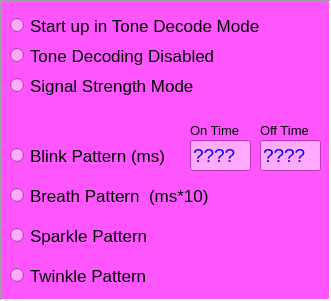
   <widget class="QFrame" name="StartModeFrame">
    <property name="geometry">
     <rect>
      <x>340</x>
      <y>220</y>
      <width>331</width>
      <height>301</height>
     </rect>
    </property>
    <property name="palette">
     <palette>
      <active>
       <colorrole role="Button">
        <brush brushstyle="SolidPattern">
         <color alpha="255">
          <red>255</red>
          <green>255</green>
          <blue>255</blue>
         </color>
        </brush>
       </colorrole>
       <colorrole role="Midlight">
        <brush brushstyle="SolidPattern">
         <color alpha="255">
          <red>255</red>
          <green>255</green>
          <blue>255</blue>
         </color>
        </brush>
       </colorrole>
       <colorrole role="Base">
        <brush brushstyle="SolidPattern">
         <color alpha="255">
          <red>255</red>
          <green>170</green>
          <blue>255</blue>
         </color>
        </brush>
       </colorrole>
       <colorrole role="Window">
        <brush brushstyle="SolidPattern">
         <color alpha="255">
          <red>255</red>
          <green>85</green>
          <blue>255</blue>
         </color>
        </brush>
       </colorrole>
      </active>
      <inactive>
       <colorrole role="Button">
        <brush brushstyle="SolidPattern">
         <color alpha="255">
          <red>255</red>
          <green>255</green>
          <blue>255</blue>
         </color>
        </brush>
       </colorrole>
       <colorrole role="Midlight">
        <brush brushstyle="SolidPattern">
         <color alpha="255">
          <red>255</red>
          <green>255</green>
          <blue>255</blue>
         </color>
        </brush>
       </colorrole>
       <colorrole role="Base">
        <brush brushstyle="SolidPattern">
         <color alpha="255">
          <red>255</red>
          <green>170</green>
          <blue>255</blue>
         </color>
        </brush>
       </colorrole>
       <colorrole role="Window">
        <brush brushstyle="SolidPattern">
         <color alpha="255">
          <red>255</red>
          <green>85</green>
          <blue>255</blue>
         </color>
        </brush>
       </colorrole>
      </inactive>
      <disabled>
       <colorrole role="Button">
        <brush brushstyle="SolidPattern">
         <color alpha="255">
          <red>255</red>
          <green>255</green>
          <blue>255</blue>
         </color>
        </brush>
       </colorrole>
       <colorrole role="Midlight">
        <brush brushstyle="SolidPattern">
         <color alpha="255">
          <red>255</red>
          <green>255</green>
          <blue>255</blue>
         </color>
        </brush>
       </colorrole>
       <colorrole role="Base">
        <brush brushstyle="SolidPattern">
         <color alpha="255">
          <red>255</red>
          <green>85</green>
          <blue>255</blue>
         </color>
        </brush>
       </colorrole>
       <colorrole role="Window">
        <brush brushstyle="SolidPattern">
         <color alpha="255">
          <red>255</red>
          <green>85</green>
          <blue>255</blue>
         </color>
        </brush>
       </colorrole>
      </disabled>
     </palette>
    </property>
    <property name="font">
     <font>
      <pointsize>13</pointsize>
     </font>
    </property>
    <property name="autoFillBackground">
     <bool>false</bool>
    </property>
    <property name="frameShape">
     <enum>QFrame::Panel</enum>
    </property>
    <property name="frameShadow">
     <enum>QFrame::Sunken</enum>
    </property>
    <property name="lineWidth">
     <number>2</number>
    </property>
    <property name="midLineWidth">
     <number>1</number>
    </property>
    <widget class="QRadioButton" name="radioButtonBreath">
     <property name="geometry">
      <rect>
       <x>10</x>
       <y>180</y>
       <width>291</width>
       <height>31</height>
      </rect>
     </property>
     <property name="font">
      <font>
       <pointsize>13</pointsize>
      </font>
     </property>
     <property name="text">
      <string>Breath Pattern  (ms*10)</string>
     </property>
     <property name="autoExclusive">
      <bool>true</bool>
     </property>
    </widget>
    <widget class="QRadioButton" name="radioButtonBlink">
     <property name="geometry">
      <rect>
       <x>10</x>
       <y>140</y>
       <width>201</width>
       <height>31</height>
      </rect>
     </property>
     <property name="font">
      <font>
       <pointsize>13</pointsize>
      </font>
     </property>
     <property name="text">
      <string>Blink Pattern (ms)</string>
     </property>
     <property name="autoExclusive">
      <bool>true</bool>
     </property>
    </widget>
    <widget class="QLabel" name="label_19">
     <property name="geometry">
      <rect>
       <x>190</x>
       <y>120</y>
       <width>61</width>
       <height>20</height>
      </rect>
     </property>
     <property name="font">
      <font>
       <pointsize>10</pointsize>
      </font>
     </property>
     <property name="text">
      <string>On Time</string>
     </property>
    </widget>
    <widget class="QRadioButton" name="radioToneDecodeDisabled">
     <property name="geometry">
      <rect>
       <x>10</x>
       <y>40</y>
       <width>321</width>
       <height>31</height>
      </rect>
     </property>
     <property name="font">
      <font>
       <pointsize>13</pointsize>
      </font>
     </property>
     <property name="text">
      <string>Tone Decoding Disabled</string>
     </property>
     <property name="autoExclusive">
      <bool>true</bool>
     </property>
    </widget>
    <widget class="QLineEdit" name="PatternOn">
     <property name="geometry">
      <rect>
       <x>190</x>
       <y>140</y>
       <width>61</width>
       <height>31</height>
      </rect>
     </property>
     <property name="palette">
      <palette>
       <active>
        <colorrole role="Text">
         <brush brushstyle="SolidPattern">
          <color alpha="255">
           <red>0</red>
           <green>0</green>
           <blue>255</blue>
          </color>
         </brush>
        </colorrole>
       </active>
       <inactive>
        <colorrole role="Text">
         <brush brushstyle="SolidPattern">
          <color alpha="255">
           <red>0</red>
           <green>0</green>
           <blue>255</blue>
          </color>
         </brush>
        </colorrole>
       </inactive>
       <disabled>
        <colorrole role="Text">
         <brush brushstyle="SolidPattern">
          <color alpha="255">
           <red>123</red>
           <green>123</green>
           <blue>123</blue>
          </color>
         </brush>
        </colorrole>
       </disabled>
      </palette>
     </property>
     <property name="font">
      <font>
       <pointsize>14</pointsize>
      </font>
     </property>
     <property name="text">
      <string>????</string>
     </property>
    </widget>
    <widget class="QRadioButton" name="radioButtonSparkle">
     <property name="geometry">
      <rect>
       <x>10</x>
       <y>220</y>
       <width>171</width>
       <height>31</height>
      </rect>
     </property>
     <property name="font">
      <font>
       <pointsize>13</pointsize>
      </font>
     </property>
     <property name="text">
      <string>Sparkle Pattern  </string>
     </property>
     <property name="autoExclusive">
      <bool>true</bool>
     </property>
    </widget>
    <widget class="QLabel" name="label_20">
     <property name="geometry">
      <rect>
       <x>260</x>
       <y>120</y>
       <width>61</width>
       <height>20</height>
      </rect>
     </property>
     <property name="font">
      <font>
       <pointsize>10</pointsize>
      </font>
     </property>
     <property name="text">
      <string>Off Time</string>
     </property>
    </widget>
    <widget class="QLineEdit" name="PatternOff">
     <property name="geometry">
      <rect>
       <x>260</x>
       <y>140</y>
       <width>61</width>
       <height>31</height>
      </rect>
     </property>
     <property name="palette">
      <palette>
       <active>
        <colorrole role="Text">
         <brush brushstyle="SolidPattern">
          <color alpha="255">
           <red>0</red>
           <green>0</green>
           <blue>255</blue>
          </color>
         </brush>
        </colorrole>
       </active>
       <inactive>
        <colorrole role="Text">
         <brush brushstyle="SolidPattern">
          <color alpha="255">
           <red>0</red>
           <green>0</green>
           <blue>255</blue>
          </color>
         </brush>
        </colorrole>
       </inactive>
       <disabled>
        <colorrole role="Text">
         <brush brushstyle="SolidPattern">
          <color alpha="255">
           <red>123</red>
           <green>123</green>
           <blue>123</blue>
          </color>
         </brush>
        </colorrole>
       </disabled>
      </palette>
     </property>
     <property name="font">
      <font>
       <pointsize>14</pointsize>
      </font>
     </property>
     <property name="text">
      <string>????</string>
     </property>
    </widget>
    <widget class="QRadioButton" name="radioButtonToneEnable">
     <property name="geometry">
      <rect>
       <x>10</x>
       <y>10</y>
       <width>321</width>
       <height>31</height>
      </rect>
     </property>
     <property name="font">
      <font>
       <pointsize>13</pointsize>
      </font>
     </property>
     <property name="text">
      <string>Start up in Tone Decode Mode</string>
     </property>
     <property name="autoExclusive">
      <bool>true</bool>
     </property>
    </widget>
    <widget class="QRadioButton" name="radioButtonSignalStrength">
     <property name="geometry">
      <rect>
       <x>10</x>
       <y>70</y>
       <width>241</width>
       <height>31</height>
      </rect>
     </property>
     <property name="font">
      <font>
       <pointsize>13</pointsize>
      </font>
     </property>
     <property name="text">
      <string>Signal Strength Mode</string>
     </property>
     <property name="autoExclusive">
      <bool>true</bool>
     </property>
    </widget>
    <widget class="QRadioButton" name="radioButtonTwinkle">
     <property name="geometry">
      <rect>
       <x>10</x>
       <y>260</y>
       <width>171</width>
       <height>31</height>
      </rect>
     </property>
     <property name="font">
      <font>
       <pointsize>13</pointsize>
      </font>
     </property>
     <property name="text">
      <string>Twinkle Pattern</string>
     </property>
     <property name="autoExclusive">
      <bool>true</bool>
     </property>
    </widget>
   </widget>
